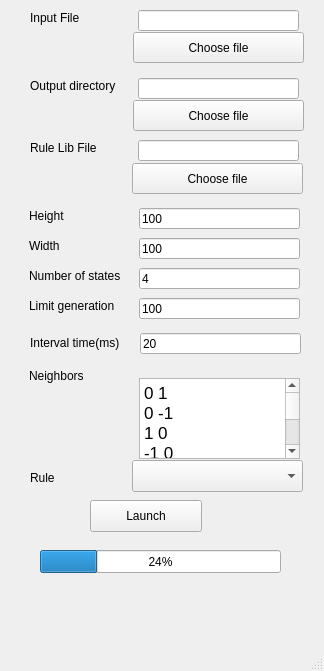
<?xml version="1.0" encoding="UTF-8"?>
<ui version="4.0">
 <class>MainWindow</class>
 <widget class="QMainWindow" name="MainWindow">
  <property name="geometry">
   <rect>
    <x>0</x>
    <y>0</y>
    <width>324</width>
    <height>671</height>
   </rect>
  </property>
  <property name="windowTitle">
   <string>MainWindow</string>
  </property>
  <widget class="QWidget" name="centralwidget">
   <widget class="QLabel" name="label">
    <property name="geometry">
     <rect>
      <x>29</x>
      <y>368</y>
      <width>81</width>
      <height>16</height>
     </rect>
    </property>
    <property name="text">
     <string>Neighbors</string>
    </property>
   </widget>
   <widget class="QPushButton" name="launchButton">
    <property name="geometry">
     <rect>
      <x>90</x>
      <y>500</y>
      <width>112</width>
      <height>32</height>
     </rect>
    </property>
    <property name="text">
     <string>Launch</string>
    </property>
   </widget>
   <widget class="QLabel" name="label_3">
    <property name="geometry">
     <rect>
      <x>29</x>
      <y>208</y>
      <width>58</width>
      <height>16</height>
     </rect>
    </property>
    <property name="text">
     <string>Height</string>
    </property>
   </widget>
   <widget class="QLineEdit" name="heightEdit">
    <property name="geometry">
     <rect>
      <x>139</x>
      <y>208</y>
      <width>161</width>
      <height>21</height>
     </rect>
    </property>
    <property name="text">
     <string>100</string>
    </property>
   </widget>
   <widget class="QLabel" name="label_4">
    <property name="geometry">
     <rect>
      <x>29</x>
      <y>238</y>
      <width>58</width>
      <height>16</height>
     </rect>
    </property>
    <property name="text">
     <string>Width</string>
    </property>
   </widget>
   <widget class="QLineEdit" name="widthEdit">
    <property name="geometry">
     <rect>
      <x>139</x>
      <y>238</y>
      <width>161</width>
      <height>21</height>
     </rect>
    </property>
    <property name="text">
     <string>100</string>
    </property>
   </widget>
   <widget class="QLabel" name="label_6">
    <property name="geometry">
     <rect>
      <x>29</x>
      <y>268</y>
      <width>111</width>
      <height>16</height>
     </rect>
    </property>
    <property name="text">
     <string>Number of states</string>
    </property>
   </widget>
   <widget class="QLineEdit" name="numberOfStateEdit">
    <property name="geometry">
     <rect>
      <x>139</x>
      <y>268</y>
      <width>161</width>
      <height>21</height>
     </rect>
    </property>
    <property name="text">
     <string>4</string>
    </property>
   </widget>
   <widget class="QLabel" name="label_7">
    <property name="geometry">
     <rect>
      <x>29</x>
      <y>298</y>
      <width>111</width>
      <height>16</height>
     </rect>
    </property>
    <property name="text">
     <string>Limit generation</string>
    </property>
   </widget>
   <widget class="QLineEdit" name="limitGenerationEdit">
    <property name="geometry">
     <rect>
      <x>139</x>
      <y>298</y>
      <width>161</width>
      <height>21</height>
     </rect>
    </property>
    <property name="text">
     <string>100</string>
    </property>
   </widget>
   <widget class="QTextEdit" name="neighborsEdit">
    <property name="geometry">
     <rect>
      <x>139</x>
      <y>378</y>
      <width>161</width>
      <height>81</height>
     </rect>
    </property>
    <property name="html">
     <string>&lt;!DOCTYPE HTML PUBLIC &quot;-//W3C//DTD HTML 4.0//EN&quot; &quot;http://www.w3.org/TR/REC-html40/strict.dtd&quot;&gt;
&lt;html&gt;&lt;head&gt;&lt;meta name=&quot;qrichtext&quot; content=&quot;1&quot; /&gt;&lt;style type=&quot;text/css&quot;&gt;
p, li { white-space: pre-wrap; }
&lt;/style&gt;&lt;/head&gt;&lt;body style=&quot; font-family:'.AppleSystemUIFont'; font-size:13pt; font-weight:400; font-style:normal;&quot;&gt;
&lt;p style=&quot; margin-top:0px; margin-bottom:0px; margin-left:0px; margin-right:0px; -qt-block-indent:0; text-indent:0px;&quot;&gt;0 1&lt;/p&gt;
&lt;p style=&quot; margin-top:0px; margin-bottom:0px; margin-left:0px; margin-right:0px; -qt-block-indent:0; text-indent:0px;&quot;&gt;0 -1&lt;/p&gt;
&lt;p style=&quot; margin-top:0px; margin-bottom:0px; margin-left:0px; margin-right:0px; -qt-block-indent:0; text-indent:0px;&quot;&gt;1 0&lt;/p&gt;
&lt;p style=&quot; margin-top:0px; margin-bottom:0px; margin-left:0px; margin-right:0px; -qt-block-indent:0; text-indent:0px;&quot;&gt;-1 0&lt;/p&gt;
&lt;p style=&quot; margin-top:0px; margin-bottom:0px; margin-left:0px; margin-right:0px; -qt-block-indent:0; text-indent:0px;&quot;&gt;1 1&lt;/p&gt;
&lt;p style=&quot; margin-top:0px; margin-bottom:0px; margin-left:0px; margin-right:0px; -qt-block-indent:0; text-indent:0px;&quot;&gt;-1 1&lt;/p&gt;
&lt;p style=&quot; margin-top:0px; margin-bottom:0px; margin-left:0px; margin-right:0px; -qt-block-indent:0; text-indent:0px;&quot;&gt;1 -1&lt;/p&gt;
&lt;p style=&quot; margin-top:0px; margin-bottom:0px; margin-left:0px; margin-right:0px; -qt-block-indent:0; text-indent:0px;&quot;&gt;-1 -1&lt;/p&gt;&lt;/body&gt;&lt;/html&gt;</string>
    </property>
   </widget>
   <widget class="QComboBox" name="rulesComboBox">
    <property name="geometry">
     <rect>
      <x>132</x>
      <y>460</y>
      <width>171</width>
      <height>32</height>
     </rect>
    </property>
   </widget>
   <widget class="QPushButton" name="chooseFileInput">
    <property name="geometry">
     <rect>
      <x>133</x>
      <y>32</y>
      <width>171</width>
      <height>31</height>
     </rect>
    </property>
    <property name="text">
     <string>Choose file</string>
    </property>
   </widget>
   <widget class="QLineEdit" name="inputFilePathEdit">
    <property name="enabled">
     <bool>true</bool>
    </property>
    <property name="geometry">
     <rect>
      <x>138</x>
      <y>10</y>
      <width>161</width>
      <height>21</height>
     </rect>
    </property>
    <property name="readOnly">
     <bool>true</bool>
    </property>
   </widget>
   <widget class="QLabel" name="label_5">
    <property name="geometry">
     <rect>
      <x>30</x>
      <y>10</y>
      <width>58</width>
      <height>16</height>
     </rect>
    </property>
    <property name="text">
     <string>Input File</string>
    </property>
   </widget>
   <widget class="QLabel" name="label_8">
    <property name="geometry">
     <rect>
      <x>30</x>
      <y>78</y>
      <width>101</width>
      <height>16</height>
     </rect>
    </property>
    <property name="text">
     <string>Output directory</string>
    </property>
   </widget>
   <widget class="QLineEdit" name="outputDirPathEdit">
    <property name="enabled">
     <bool>true</bool>
    </property>
    <property name="geometry">
     <rect>
      <x>138</x>
      <y>78</y>
      <width>161</width>
      <height>21</height>
     </rect>
    </property>
    <property name="readOnly">
     <bool>true</bool>
    </property>
   </widget>
   <widget class="QPushButton" name="chooseDirOutput">
    <property name="geometry">
     <rect>
      <x>133</x>
      <y>100</y>
      <width>171</width>
      <height>31</height>
     </rect>
    </property>
    <property name="text">
     <string>Choose file</string>
    </property>
   </widget>
   <widget class="QPushButton" name="chooseFileRule">
    <property name="geometry">
     <rect>
      <x>132</x>
      <y>163</y>
      <width>171</width>
      <height>31</height>
     </rect>
    </property>
    <property name="text">
     <string>Choose file</string>
    </property>
   </widget>
   <widget class="QLineEdit" name="ruleFilePathEdit">
    <property name="enabled">
     <bool>true</bool>
    </property>
    <property name="geometry">
     <rect>
      <x>138</x>
      <y>140</y>
      <width>161</width>
      <height>21</height>
     </rect>
    </property>
    <property name="readOnly">
     <bool>true</bool>
    </property>
   </widget>
   <widget class="QLabel" name="label_2">
    <property name="geometry">
     <rect>
      <x>30</x>
      <y>140</y>
      <width>81</width>
      <height>16</height>
     </rect>
    </property>
    <property name="text">
     <string>Rule Lib File</string>
    </property>
   </widget>
   <widget class="QLabel" name="label_9">
    <property name="geometry">
     <rect>
      <x>30</x>
      <y>470</y>
      <width>58</width>
      <height>16</height>
     </rect>
    </property>
    <property name="text">
     <string>Rule</string>
    </property>
   </widget>
   <widget class="QProgressBar" name="progressBar">
    <property name="geometry">
     <rect>
      <x>40</x>
      <y>550</y>
      <width>241</width>
      <height>23</height>
     </rect>
    </property>
    <property name="value">
     <number>24</number>
    </property>
   </widget>
   <widget class="QLabel" name="label_10">
    <property name="geometry">
     <rect>
      <x>30</x>
      <y>335</y>
      <width>111</width>
      <height>16</height>
     </rect>
    </property>
    <property name="text">
     <string>Interval time(ms)</string>
    </property>
   </widget>
   <widget class="QLineEdit" name="intervalTimeEdit">
    <property name="geometry">
     <rect>
      <x>140</x>
      <y>333</y>
      <width>161</width>
      <height>21</height>
     </rect>
    </property>
    <property name="text">
     <string>20</string>
    </property>
   </widget>
  </widget>
  <widget class="QMenuBar" name="menubar">
   <property name="geometry">
    <rect>
     <x>0</x>
     <y>0</y>
     <width>324</width>
     <height>22</height>
    </rect>
   </property>
  </widget>
  <widget class="QStatusBar" name="statusbar"/>
 </widget>
 <resources/>
 <connections/>
</ui>
